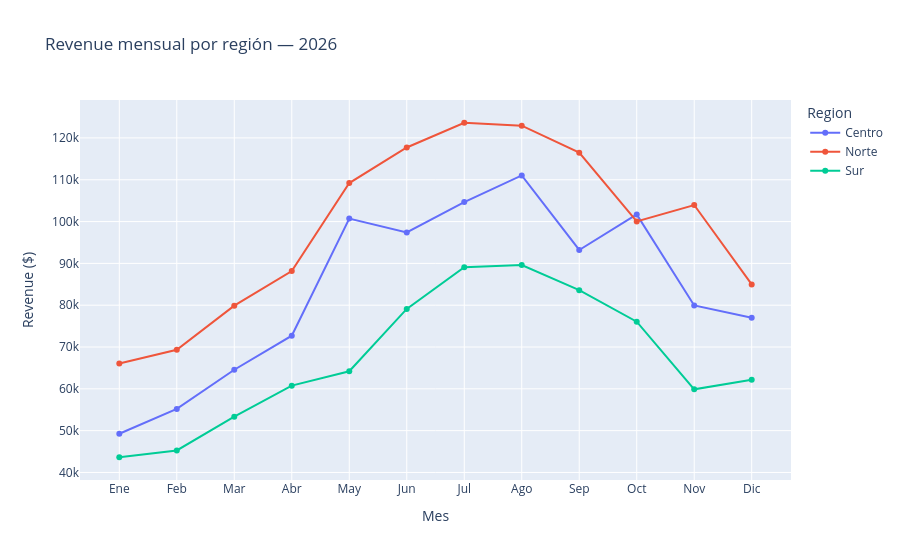

Notebook code cell kept with this figure:
### Code cell
# Múltiples líneas: color=columna → una línea por valor único
rev_mes_region = (
    df.groupby(['MesNum', 'Mes', 'Region'])['Revenue']
    .sum()
    .reset_index()
    .sort_values('MesNum')
)

fig = px.line(
    rev_mes_region,
    x='Mes', y='Revenue', color='Region',
    title='Revenue mensual por región — 2026',
    markers=True,
    labels={'Revenue': 'Revenue ($)'},
)
fig.show()

### Figure 1 — Plotly figure (JSON) as saved in the notebook; plotly's stock layout.template omitted (floating-point values rounded to 4 significant figures)
{"data": [{"hovertemplate": "Region=Centro<br>Mes=%{x}<br>Revenue ($)=%{y}<extra></extra>", "legendgroup": "Centro", "line": {"color": "#636efa", "dash": "solid"}, "marker": {"symbol": "circle"}, "mode": "lines+markers", "name": "Centro", "orientation": "v", "showlegend": true, "type": "scatter", "x": ["Ene", "Feb", "Mar", "Abr", "May", "Jun", "Jul", "Ago", "Sep", "Oct", "Nov", "Dic"], "xaxis": "x", "y": [49250, 55205, 64565, 72700, 100705, 97395, 104655, 111035, 93205, 101710, 79940, 77015], "yaxis": "y"}, {"hovertemplate": "Region=Norte<br>Mes=%{x}<br>Revenue ($)=%{y}<extra></extra>", "legendgroup": "Norte", "line": {"color": "#EF553B", "dash": "solid"}, "marker": {"symbol": "circle"}, "mode": "lines+markers", "name": "Norte", "orientation": "v", "showlegend": true, "type": "scatter", "x": ["Ene", "Feb", "Mar", "Abr", "May", "Jun", "Jul", "Ago", "Sep", "Oct", "Nov", "Dic"], "xaxis": "x", "y": [66075, 69325, 79885, 88160, 109205, 117715, 123630, 122925, 116485, 100035, 103955, 84980], "yaxis": "y"}, {"hovertemplate": "Region=Sur<br>Mes=%{x}<br>Revenue ($)=%{y}<extra></extra>", "legendgroup": "Sur", "line": {"color": "#00cc96", "dash": "solid"}, "marker": {"symbol": "circle"}, "mode": "lines+markers", "name": "Sur", "orientation": "v", "showlegend": true, "type": "scatter", "x": ["Ene", "Feb", "Mar", "Abr", "May", "Jun", "Jul", "Ago", "Sep", "Oct", "Nov", "Dic"], "xaxis": "x", "y": [43640, 45265, 53350, 60765, 64205, 79105, 89095, 89585, 83600, 76055, 59890, 62180], "yaxis": "y"}], "layout": {"legend": {"title": {"text": "Region"}, "tracegroupgap": 0}, "title": {"text": "Revenue mensual por región — 2026"}, "xaxis": {"anchor": "y", "domain": [0, 1], "title": {"text": "Mes"}}, "yaxis": {"anchor": "x", "domain": [0, 1], "title": {"text": "Revenue ($)"}}}}
